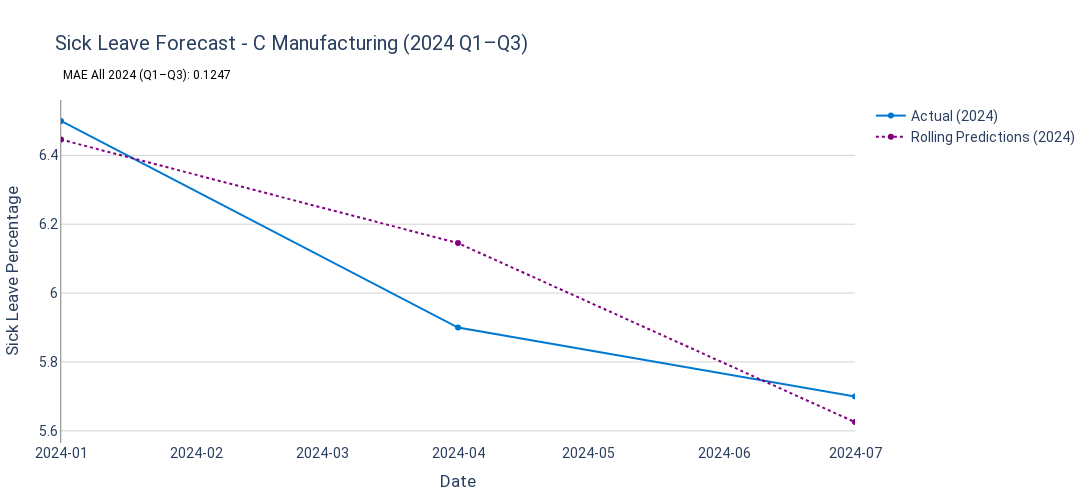

The notebook cell this image was saved under:
### Code cell
# Visualization for Q1–Q3 2024
fig_2024 = go.Figure()

# Add actual sick leave percentage line for Q1–Q3 2024
fig_2024.add_trace(go.Scatter(
    x=forecast_df_2024.index,
    y=forecast_df_2024[target_column],
    mode='lines+markers',
    name='Actual (2024)',
    line=dict(color='#0078d2', width=2)
))

# Add rolling predictions for Q1–Q3 2024
fig_2024.add_trace(go.Scatter(
    x=forecast_df_2024.index,
    y=y_pred_2024,
    mode='lines+markers',
    name='Rolling Predictions (2024)',
    line=dict(color='purple', width=2, dash='dot')
))

# Add MAE annotation for 2024
fig_2024.add_annotation(
    xref="paper", yref="paper", x=0.00, y=1.10, showarrow=False,
    text=f"MAE All 2024 (Q1–Q3): {mae_all_2024:.4f}",
    font=dict(size=12, color="black")
)

# Update layout for the figure
fig_2024.update_layout(
    title=f'Sick Leave Forecast - C Manufacturing (2024 Q1–Q3)',
    xaxis_title='Date',
    yaxis_title='Sick Leave Percentage',
    plot_bgcolor='white',
    xaxis=dict(
        showgrid=False,
        tickformat="%Y-%m",
        range=[forecast_df_2024.index.min(), forecast_df_2024.index.max()]
    ),
    yaxis=dict(
        showgrid=True, gridcolor='lightgrey', showline=True, linewidth=0.5, linecolor='black'
    ),
    font=dict(family="Roboto", size=14),
    margin=dict(l=50, r=50, t=100, b=50),
    width=1100, height=500
)

fig_2024.show()

### Figure 1 — Plotly figure (JSON) as saved in the notebook; plotly's stock layout.template omitted (floating-point values rounded to 4 significant figures)
{"data": [{"line": {"color": "#0078d2", "width": 2}, "mode": "lines+markers", "name": "Actual (2024)", "type": "scatter", "x": ["2024-01-01T00:00:00", "2024-04-01T00:00:00", "2024-07-01T00:00:00"], "y": [6.5, 5.9, 5.7]}, {"line": {"color": "purple", "dash": "dot", "width": 2}, "mode": "lines+markers", "name": "Rolling Predictions (2024)", "type": "scatter", "x": ["2024-01-01T00:00:00", "2024-04-01T00:00:00", "2024-07-01T00:00:00"], "y": [6.446, 6.145, 5.625]}], "layout": {"annotations": [{"font": {"color": "black", "size": 12}, "showarrow": false, "text": "MAE All 2024 (Q1–Q3): 0.1247", "x": 0, "xref": "paper", "y": 1.1, "yref": "paper"}], "font": {"family": "Roboto", "size": 14}, "height": 500, "margin": {"b": 50, "l": 50, "r": 50, "t": 100}, "plot_bgcolor": "white", "title": {"text": "Sick Leave Forecast - C Manufacturing (2024 Q1–Q3)"}, "width": 1100, "xaxis": {"range": ["2024-01-01T00:00:00", "2024-07-01T00:00:00"], "showgrid": false, "tickformat": "%Y-%m", "title": {"text": "Date"}}, "yaxis": {"gridcolor": "lightgrey", "linecolor": "black", "linewidth": 0.5, "showgrid": true, "showline": true, "title": {"text": "Sick Leave Percentage"}}}}
